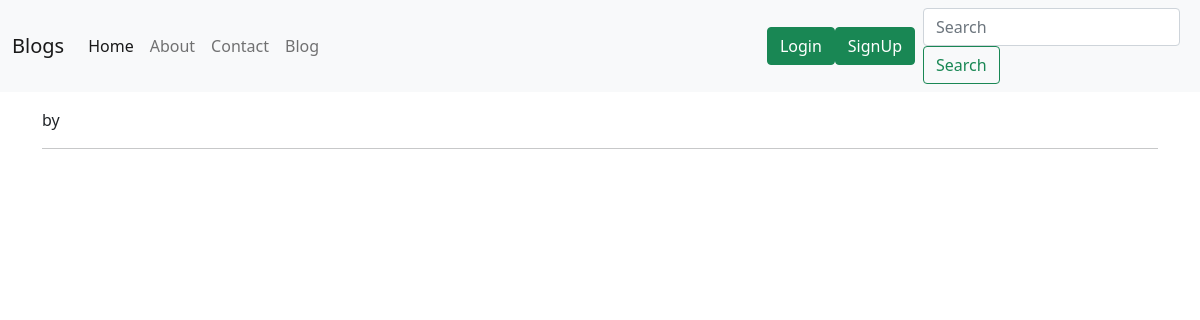
Page /blog/iamcoder on the earlier database version.
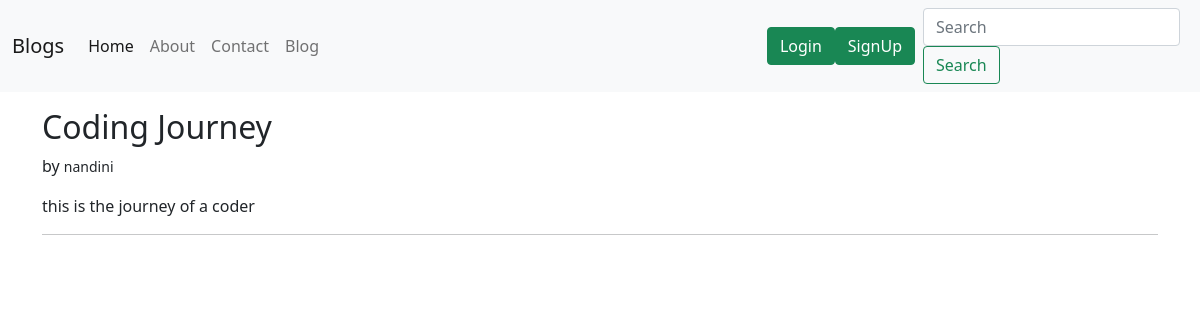
Same page on the later database version.
### blog/models.py (models this page shows, shortened)
class Post(models.Model):
    sno=models.AutoField(primary_key=True)
    title=models.CharField(max_length=255)
    author=models.CharField(max_length=14)
    slug=models.CharField(max_length=100)
    timeStamp:models.DateTimeField(blank=True)
    content=models.TextField()

### blog/views.py (the view)
# urls.py: path('<str:slug>',views.blogPost,name='blogPost')
def blogPost(request,slug):
    post=Post.objects.filter(slug=slug).first()
    context={'post':post}
    return render(request,'blog/blogPost.html',context)

### templates/blog/blogPost.html (shortened to what this page needs)
{% extends 'base.html' %}
{%block body%}
<div class="container my-3">
    <div class="blog-post">
        <h2 class="blog-post-title">{{post.title}}</h2>
          <p>by <small>{{post.author}}</small></p>
        <p>{{post.content}}</p>
        <hr>
    </div>
</div>
 {% endblock body%}

Differences in the rows shown:
added Post: title "Coding Journey", author "nandini", content "this is the journey of a coder"
